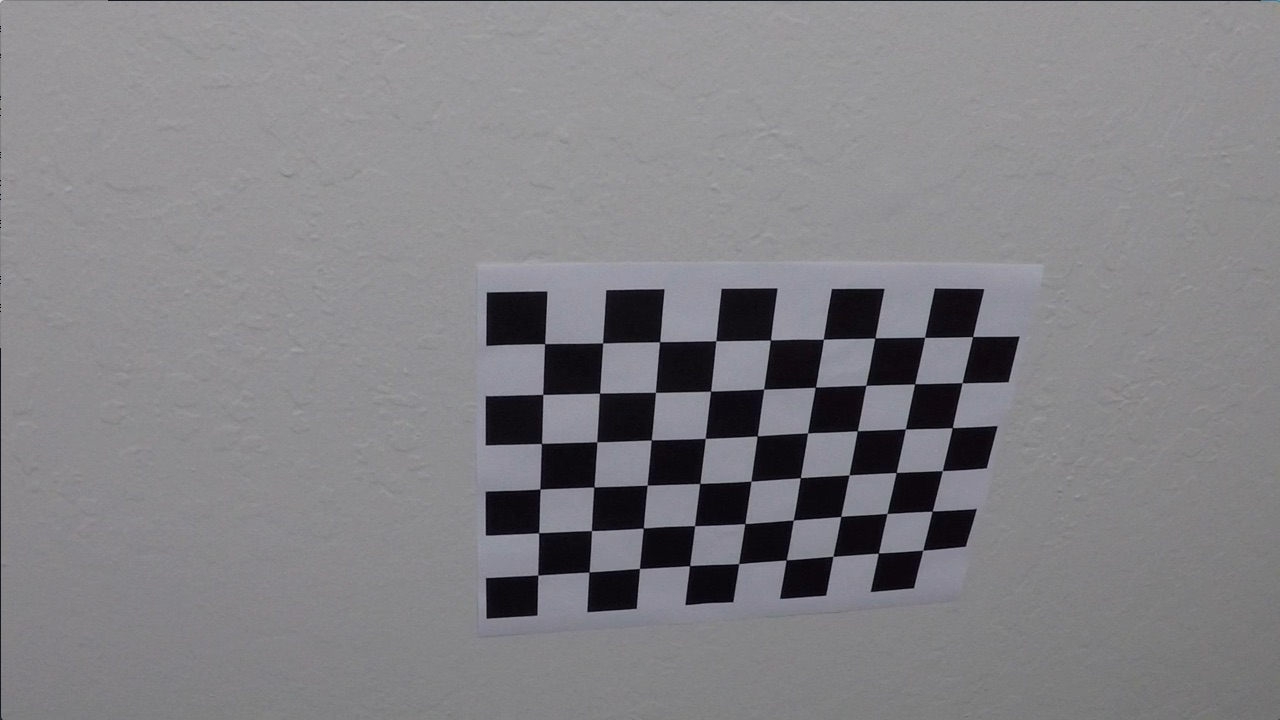
#> input picture camera_cal/calibration10.jpg, 1280 x 720 px; its folder holds only this picture in this run
$ jupyter execute --allow-errors Advanced_lane_lines_project.ipynb   (shell and % lines are left out)   (older library calls are emulated)
#> lines starting #> are read from the running program, lines starting #| are printed output that depends on the picture; after the words box and inside, x2 and y2 are one past the last pixel; in counts of white or black regions, pixels touching at a corner belong together
# Camera Calibration
## Code cells 1-2

[cell 1]
import numpy as np
import cv2
import glob
import matplotlib.pyplot as plt

# prepare object points, like (0,0,0), (1,0,0), (2,0,0) ....,(6,5,0)
objp = np.zeros((6*9,3), np.float32)
objp[:,:2] = np.mgrid[0:9, 0:6].T.reshape(-1,2)

# Arrays to store object points and image points from all the images.
objpoints = [] # 3d points in real world space
imgpoints = [] # 2d points in image plane.

# Make a list of calibration images
images = glob.glob('./camera_cal/calibration*.jpg')
# Step through the list and search for chessboard corners
for idx, fname in enumerate(images):
    img = cv2.imread(fname)
#> img is the input picture: shape (720, 1280, 3); mean B, G, R 133.1, 129.4, 130.2
    gray = cv2.cvtColor(img, cv2.COLOR_BGR2GRAY)

    # Find the chessboard corners
    ret, corners = cv2.findChessboardCorners(gray, (9,6), None)
#> ret = True; corners = 54 rows, first 8: [545.3, 343.1], [602.7, 342.8], [660.1, 341.3], [715.8, 340.7], [770.6, 340], [823.5, 339.2], [874.3, 338.5], [925.1, 337.4]

    # If found, add object points, image points
    if ret == True:
        objpoints.append(objp)
        imgpoints.append(corners)

        # Draw and display the corners
        cv2.drawChessboardCorners(img, (9,6), corners, ret)
#> img: shape (720, 1280, 3); 1.91% of pixels changed, all inside (x1, y1, x2, y2) = (532, 331, 980, 582)
        write_name = './output_images/corners_found'+str(idx)+'.jpg'
        cv2.imwrite(write_name, img)
        cv2.imshow('img', img)
        cv2.waitKey(500)
cv2.destroyAllWindows()

[cell 2]
import pickle

# Test undistortion on an image
load_img='calibration1' #change this to image name
img = cv2.imread('./camera_cal/'+load_img+'.jpg')
#> (the rest of this cell did not finish here and is left out)

# Apply Thresholding
## Code cells 3

[cell 3]
import matplotlib.image as mpimg

image = mpimg.imread('./test_images/test4.jpg')
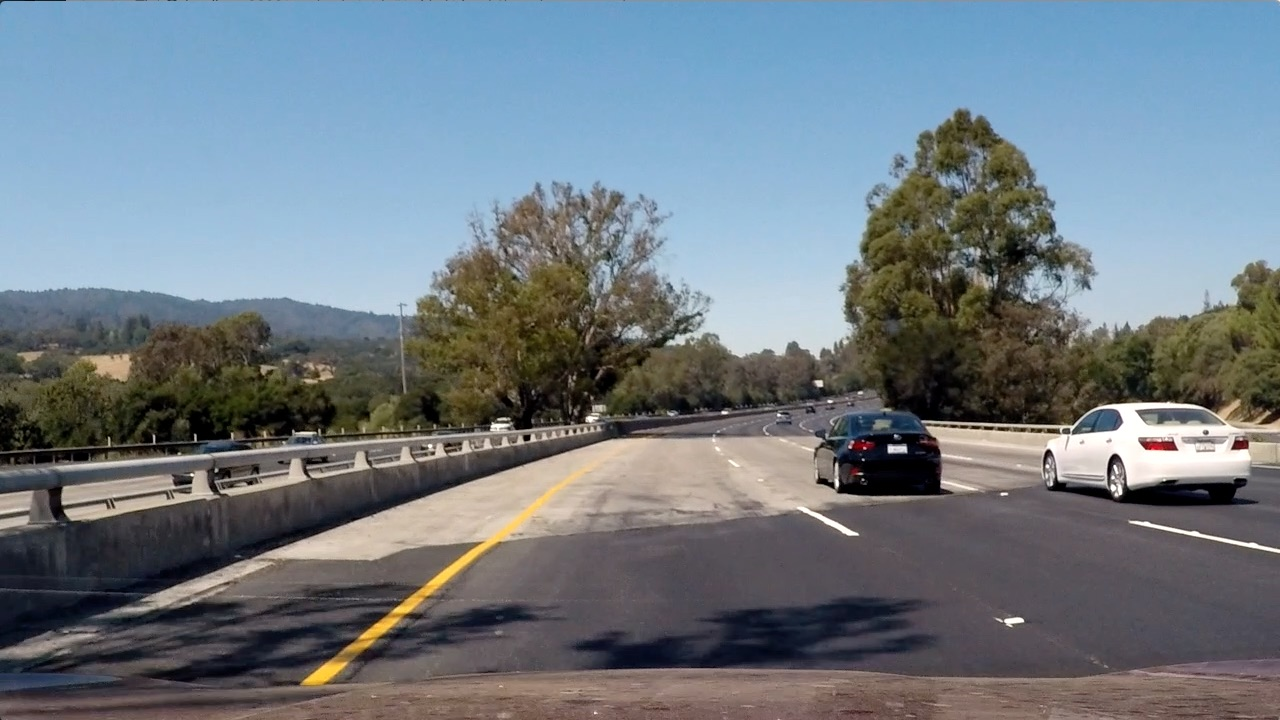
#> input picture test_images/test4.jpg, 1280 x 720 px
#> image is the input picture: shape (720, 1280, 3); mean R, G, B 112.2, 122.7, 130.9
# undistort image
#> (the rest of this cell did not finish here and is left out)

# Test Threshold Values
## Code cells 4-6

[cell 4]
### Test gradx low thresh value
read_image='test4'
image = mpimg.imread('./test_images/'+read_image+'.jpg')
# undistort image
#> (the rest of this cell did not finish here and is left out)

[cell 5]
### Test gradx kernel size
read_image='test4'
image = mpimg.imread('./test_images/'+read_image+'.jpg')
# undistort image
#> (the rest of this cell did not finish here and is left out)

[cell 6]
### Test s channel low threshold
read_image='test4'
image = mpimg.imread('./test_images/'+read_image+'.jpg')
# undistort image
#> (the rest of this cell did not finish here and is left out)

# Perspective Transform
## Code cells 7-8

[cell 7]
### Open straight line image, draw bounding rectangle, and perform perspective transform

from PIL import Image, ImageDraw

im = np.asarray(Image.open("./test_images/straight_lines1.jpg"))
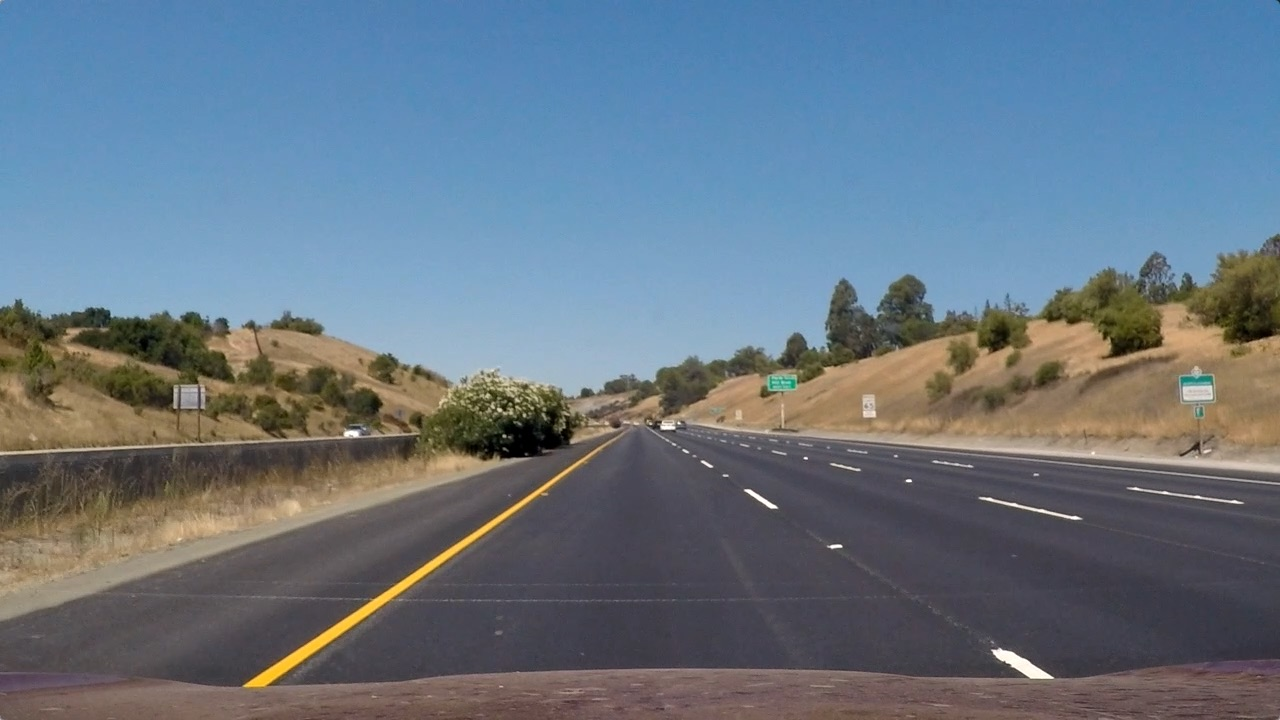
#> input picture test_images/straight_lines1.jpg, 1280 x 720 px
#> im is the input picture: shape (720, 1280, 3); mean R, G, B 103.2, 117.7, 131.2
#im = region_of_interest(im, vertices)

dist_pickle=pickle.load(open("dist_pickle.p", "rb"))
#> (reads dist_pickle.p from the repository)
mtx=dist_pickle["mtx"]
dist=dist_pickle["dist"]

src = np.float32([[236,690],[562,470],[718,470],[1070,690]])
dst = np.float32([[300,720],[300,50],[980,50],[980,720]])

undistorted = cv2.undistort(im, mtx, dist, None, mtx)
undistorted = Image.fromarray(np.uint8(undistorted))

draw = ImageDraw.Draw(undistorted)
draw.polygon(src, fill=None, outline=128)
#plt.imshow(undistorted)

M = cv2.getPerspectiveTransform(src, dst)
Minv = cv2.getPerspectiveTransform(dst, src)
warped = cv2.warpPerspective(np.asarray(undistorted), M, im.shape[1::-1], flags=cv2.INTER_LINEAR)

# Visualize undistortion
f, (ax1, ax2) = plt.subplots(1, 2, figsize=(10,5))
ax1.imshow(undistorted)
ax1.set_title('Distortion Corrected', fontsize=12)
ax2.imshow(warped)
ax2.set_title('Overhead Perspective', fontsize=12)

[cell 8]
import matplotlib.image as mpimg

image = mpimg.imread('./test_images/test4.jpg')
#> (the rest of this cell did not finish here and is left out)

# Test on Video
## Code cells 9-14

[cell 9]
# Define a class to receive the characteristics of each line detection
class Line():
    def __init__(self):
        # was the line detected in the last iteration?
        self.detected = False
        # x values of the last n fits of the line
        self.recent_xfitted = []
        #average first x values of the fitted line over the last n iterations
        self.bestx = None
        #polynomial coefficients averaged over the last n iterations
        self.best_fit = None
        #polynomial coefficients for the most recent fit
        self.current_fit = [np.array([False])]
        #radius of curvature of the line in some units
        self.radius_of_curvature = None
        #distance in meters of vehicle center from the line
        self.line_base_pos = None
        #difference in fit coefficients between last and new fits
        self.diffs = np.array([0,0,0], dtype='float')
        #x values for detected line pixels
        self.allx = None
        #y values for detected line pixels
        self.ally = None

[cell 10]
### Packages and variables

import numpy as np
import cv2
import glob
import matplotlib.pyplot as plt
import pickle
import statistics

dist_pickle=pickle.load(open("dist_pickle.p", "rb"))
mtx=dist_pickle["mtx"]
dist=dist_pickle["dist"]

# Line objects
left_line, right_line = Line(), Line()

# Mask layer
vertices = np.array([[1,690],[590,440],[700,440],[1270,690]], dtype=np.int32)
# Transform variables
src = np.float32([[236,690],[562,470],[718,470],[1070,690]])
dst = np.float32([[300,720],[300,50],[980,50],[980,720]])

M = cv2.getPerspectiveTransform(src, dst)
Minv = cv2.getPerspectiveTransform(dst, src)

[cell 11]
### Subfunctions for pipeline

def region_of_interest(img, vertices):
    #defining a blank mask to start with
    mask = np.zeros_like(img)
    #filling pixels inside the polygon defined by "vertices" with the fill color
    cv2.fillPoly(mask, vertices, 1)
    #returning the image only where mask pixels are nonzero
    masked_image = cv2.bitwise_and(img, mask)

    return masked_image

def threshold_img(img, s_thresh=(170, 255), sx_thresh=(30, 200), kernelsize=7):
    # Pass in camera calibrated image. This function does not run camera undistortion
    # Convert to HLS color space and separate the V channel
#> called with s_thresh = (170, 255), sx_thresh = (30, 200), kernelsize = 7
    hls = cv2.cvtColor(img, cv2.COLOR_RGB2HLS).astype(np.float)
    l_channel = hls[:,:,1]
    s_channel = hls[:,:,2]
    # Sobel x
    sobelx = cv2.Sobel(l_channel, cv2.CV_64F, 1, 0, ksize=kernelsize) # Take the derivative in x
    abs_sobelx = np.absolute(sobelx) # Absolute x derivative to accentuate lines away from horizontal
    scaled_sobel = np.uint8(255*abs_sobelx/np.max(abs_sobelx))
    # Threshold x gradient
    sxbinary = np.zeros_like(scaled_sobel)
    sxbinary[(scaled_sobel >= sx_thresh[0]) & (scaled_sobel <= sx_thresh[1])] = 1
    # Threshold color channel
    s_binary = np.zeros_like(s_channel)
    s_binary[(s_channel >= s_thresh[0]) & (s_channel <= s_thresh[1])] = 1
    # Stack each channel
    # color_binary = np.dstack(( np.zeros_like(sxbinary), sxbinary, s_binary))
    # Combine the two binary thresholds
    combined_binary = np.zeros_like(sxbinary)
    combined_binary[(s_binary == 1) | (sxbinary == 1)] = 1
    combined_binary = region_of_interest(combined_binary, [vertices])
#> in region_of_interest, `cv2.fillPoly(mask, vertices, 1)`:
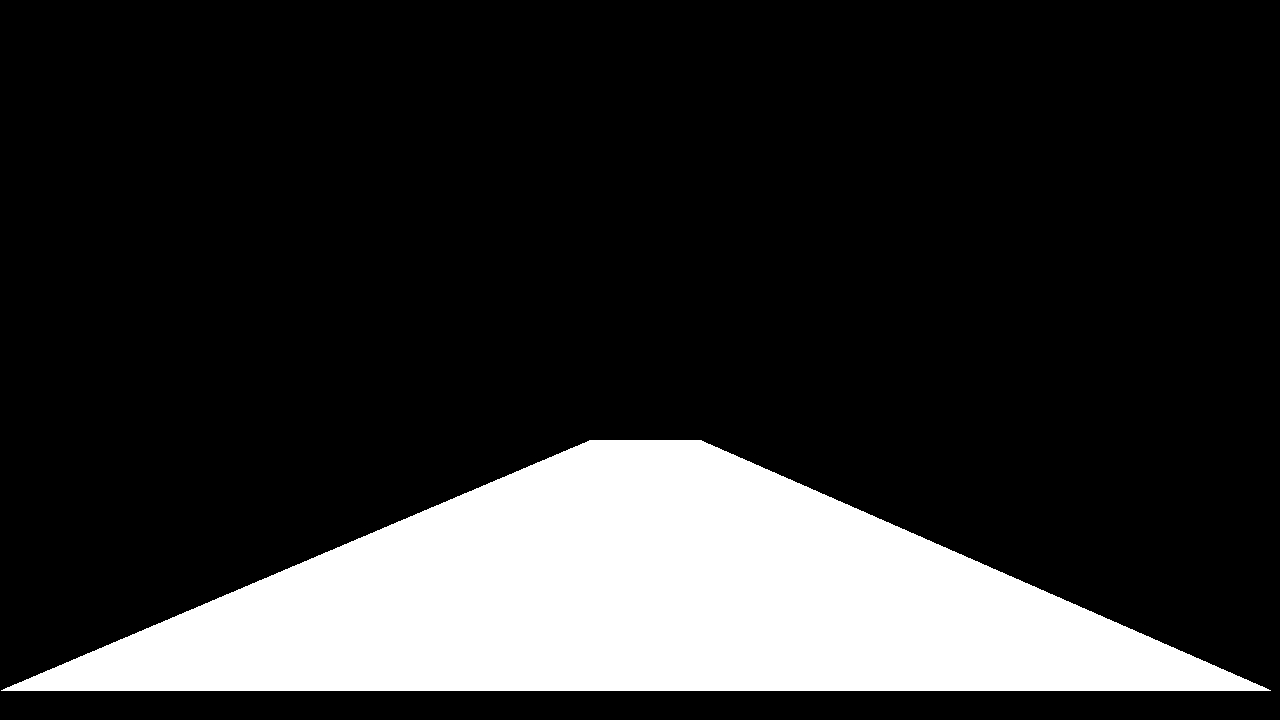
#> mask: shape (720, 1280); values 0 (black) and 1 (white), 18.8% white; 1 white region, box (x1, y1, x2, y2) and area: (1, 440, 1271, 691) 173645
#> in region_of_interest, `masked_image = cv2.bitwise_and(img, mask)`:
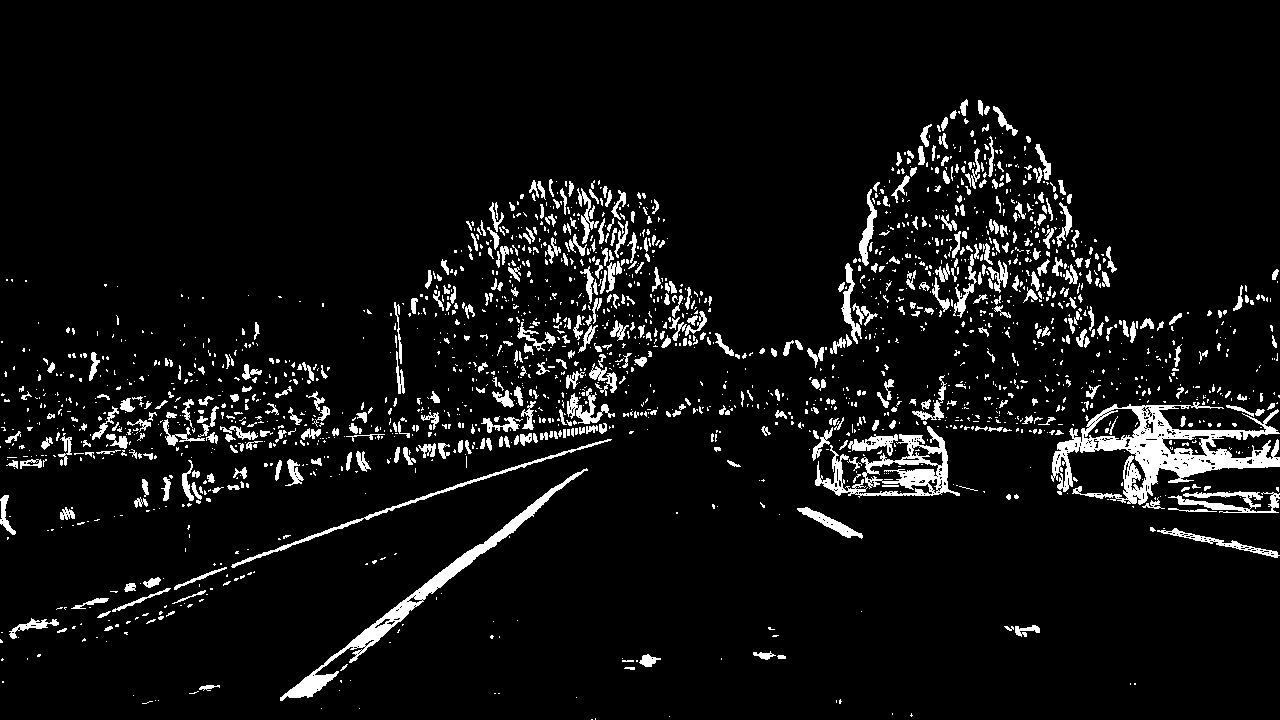
#> img: shape (720, 1280); values 0 (black) and 1 (white), 6.5% white; 2042 white regions (1522 under 20 px), largest, box (x1, y1, x2, y2) and area: (1051, 402, 1280, 505) 7827, (280, 468, 588, 701) 3873, (815, 426, 960, 498) 3102
    warped = cv2.warpPerspective(np.asarray(combined_binary), M, img.shape[1::-1], flags=cv2.INTER_LINEAR)

    return warped

def window_mask(width, height, img_ref, center,level):
    output = np.zeros_like(img_ref)
    output[int(img_ref.shape[0]-(level+1)*height):int(img_ref.shape[0]-level*height),
           max(0,int(center-width/2)):min(int(center+width/2),img_ref.shape[1])] = 1

    return output

def find_window_centroids(image, window_width, window_height, margin, left_line, right_line):

    window_centroids = [] # Store the (left,right) window centroid positions per level
    window = np.ones(window_width) # Create our window template that we will use for convolutions

    # First find the two starting positions for the left and right lane by using np.sum to get the vertical image slice
    # and then np.convolve the vertical image slice with the window template

    if left_line.detected == False:
        # Sum quarter bottom of image to get slice, could use a different ratio
        l_sum = np.sum(image[int(3*image.shape[0]/4):,:int(image.shape[1]/2)], axis=0)
        l_center = np.argmax(np.convolve(window,l_sum))-window_width/2
        r_sum = np.sum(image[int(3*image.shape[0]/4):,int(image.shape[1]/2):], axis=0)
        r_center = np.argmax(np.convolve(window,r_sum))-window_width/2+int(image.shape[1]/2)

    else:
        # Use previous detected starting point
        left_line.bestx = statistics.median(left_line.recent_xfitted[0:-1:6])
        right_line.bestx = statistics.median(right_line.recent_xfitted[0:-1:6])

        l_sum = np.sum(image[int(3*image.shape[0]/4):,int(left_line.bestx-2*margin):int(left_line.bestx+2*margin)], axis=0)
        l_center = np.argmax(np.convolve(window,l_sum))-window_width/2+int(left_line.bestx-2*margin)
        r_sum = np.sum(image[int(3*image.shape[0]/4):,int(right_line.bestx-2*margin):int(right_line.bestx+2*margin)], axis=0)
        r_center = np.argmax(np.convolve(window,r_sum))-window_width/2+int(right_line.bestx-2*margin)

    if len(left_line.recent_xfitted)>=60: # delete first entry if list contains 10 frames
        del left_line.recent_xfitted[0:6]
        del right_line.recent_xfitted[0:6]
        left_line.detected = True

    left_line.recent_xfitted.append(l_center)
    right_line.recent_xfitted.append(r_center)

    # Add what we found for the first layer
    window_centroids.append((l_center,r_center))

    # Go through each layer looking for max pixel locations
    for level in range(1,(int)(image.shape[0]/window_height)):
        # convolve the window into the vertical slice of the image
        image_layer = np.sum(image[int(image.shape[0]-(level+1)*window_height):int(image.shape[0]-level*window_height),:],
                             axis=0)
        conv_signal = np.convolve(window, image_layer)
        # Find the best left centroid by using past left center as a reference
        # Use window_width/2 as offset because convolution signal reference is at right side of window, not center of window
        offset = window_width/2
        l_min_index = int(max(l_center+offset-margin,0))
        l_max_index = int(min(l_center+offset+margin,image.shape[1]))
        l_center = np.argmax(conv_signal[l_min_index:l_max_index])+l_min_index-offset
        # If that layer is empty
        if np.argmax(conv_signal[l_min_index:l_max_index]) == 0:
            l_center = l_center+margin
        # Find the best right centroid by using past right center as a reference
        r_min_index = int(max(r_center+offset-margin,0))
        r_max_index = int(min(r_center+offset+margin,image.shape[1]))
        r_center = np.argmax(conv_signal[r_min_index:r_max_index])+r_min_index-offset
        # If that layer is empty
        if np.argmax(conv_signal[r_min_index:r_max_index]) == 0:
            r_center = r_center+margin
        # Add what we found for that layer
        window_centroids.append((l_center,r_center))
        # Append to line objects
        left_line.recent_xfitted.append(l_center)
        right_line.recent_xfitted.append(r_center)

    return window_centroids

def draw_windows(warped, window_centroids, window_width, window_height, margin):
    # Pass in warped image
    # Points used to draw all the left and right windows
    l_points = np.zeros_like(warped)
    r_points = np.zeros_like(warped)

    # Go through each level and draw the windows
    for level in range(0,len(window_centroids)):
        # Window_mask is a function to draw window areas
        l_mask = window_mask(window_width,window_height,warped,window_centroids[level][0],level)
        r_mask = window_mask(window_width,window_height,warped,window_centroids[level][1],level)
        # Add graphic points from window mask here to total pixels found
        l_points[(l_points == 255) | ((l_mask == 1) ) ] = 255
        r_points[(r_points == 255) | ((r_mask == 1) ) ] = 255

    # Draw the results
    template = np.array(r_points+l_points,np.uint8) # add both left and right window pixels together
    zero_channel = np.zeros_like(template) # create a zero color channel
    template = np.array(cv2.merge((zero_channel,template,zero_channel)),np.uint8) # make window pixels green
    warpage= np.dstack((warped, warped, warped))*255 # making the original road pixels 3 color channels
    output = cv2.addWeighted(warpage, 1, template, 0.5, 0.0) # overlay the orignal road image with window results

    return output

def draw_lanes(image, ploty, left_fitx, right_fitx, curverad, deviation):
    # Create an image to draw the lines on
    warp_zero = np.zeros_like(image).astype(np.uint8)
    #color_warp = np.dstack((warp_zero, warp_zero, warp_zero))

    # Recast the x and y points into usable format for cv2.fillPoly()
    pts_left = np.array([np.transpose(np.vstack([left_fitx, ploty]))])
    pts_right = np.array([np.flipud(np.transpose(np.vstack([right_fitx, ploty])))])
    pts = np.hstack((pts_left, pts_right))
    #pts = np.squeeze(pts)

    # Draw the lane onto the warped blank image
    cv2.fillPoly(warp_zero, np.int_([pts]), (0,255, 0))
    # Warp the blank back to original image space using inverse perspective matrix (Minv)
    newwarp = cv2.warpPerspective(warp_zero, Minv, (image.shape[1], image.shape[0]))
    # Combine the result with the original image
    result = cv2.addWeighted(image, 1, newwarp, 0.3, 0)
    # Write radius of curvature
    font = cv2.FONT_HERSHEY_SIMPLEX
    cv2.putText(result,'Curvature: '+str(int(curverad))+'m',(10,50), font, 1, (0,255,0),2)
    cv2.putText(result,'Centering: '+str(int(deviation*100))+'cm',(10,75), font, 1, (0,255,0),2)
    return result

[cell 12]
### Image pipeline

def process_image(image, left_line=left_line, right_line=right_line):
    image = cv2.undistort(image, mtx, dist, None, mtx)
    warped = threshold_img(image)
#> warped: shape (720, 1280); values 0 (black) and 1 (white), 2.7% white; 43 white regions (28 under 20 px), largest, box (x1, y1, x2, y2) and area: (340, 9, 412, 720) 18974, (1013, 396, 1066, 524) 4877, (1075, 169, 1098, 203) 231

    # window settings
    window_width = 50
    window_height = 120 # Break image into 6 vertical layers since image height is 720
    margin = 50 # How much to slide left and right for searching

    window_centroids = find_window_centroids(warped, window_width, window_height, margin, left_line, right_line)
#> (the rest of the program and of its run is left out)
